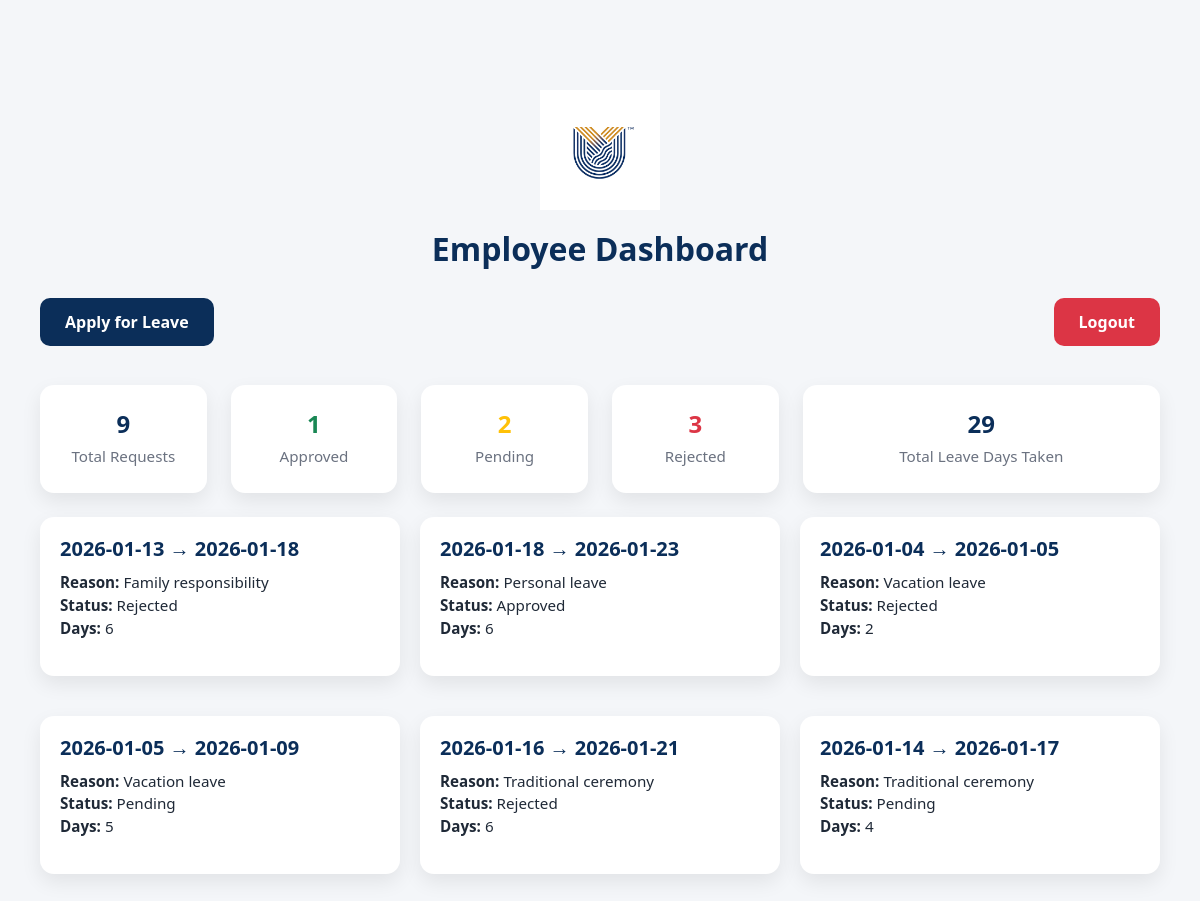
The app's page /dashboard (signed in) with its own data.
### tables this page shows
CREATE TABLE leave_requests (
            id INTEGER PRIMARY KEY AUTOINCREMENT,
            user_id INTEGER,
            start_date TEXT,
            end_date TEXT,
            reason TEXT,
            status TEXT DEFAULT 'Pending',
            admin_comment TEXT,
            created_at TEXT,
            FOREIGN KEY (user_id) REFERENCES users(id)
        );

### app.py (the view, shortened to what this page needs)
@app.route("/dashboard")
def dashboard():
    if "user_id" not in session:
        return redirect(url_for("login"))
    db = get_db()
    page = request.args.get("page", 1, type=int)
    per_page = 6
    offset = (page - 1) * per_page
    total_leaves_count = db.execute(
        "SELECT COUNT(*) as count FROM leave_requests WHERE user_id=?",
        (session["user_id"],)
    ).fetchone()["count"]
    rows = db.execute("""
        SELECT * FROM leave_requests
        WHERE user_id=?
        ORDER BY created_at DESC
        LIMIT ? OFFSET ?
    """, (session["user_id"], per_page, offset)).fetchall()
    leaves = []
    approved = pending = rejected = total_days = 0
    for r in rows:
        days = calculate_total_days(r["start_date"], r["end_date"])
        leave = dict(r)
        leave["total_days"] = days
        leaves.append(leave)
        total_days += days
        if r["status"] == "Approved":
            approved += 1
        elif r["status"] == "Pending":
            pending += 1
        elif r["status"] == "Rejected":
            rejected += 1
    total_pages = (total_leaves_count + per_page - 1) // per_page
    return render_template(
        "employee_dashboard.html",
        leaves=leaves,
        total=total_leaves_count,
        approved=approved,
        pending=pending,
        rejected=rejected,
        total_days=total_days,
        page=page,
        total_pages=total_pages
    )

### app.py (called while the page is built)
def get_db():
    if "db" not in g:
        g.db = sqlite3.connect(DB, timeout=10)
        g.db.row_factory = sqlite3.Row
    return g.db

def calculate_total_days(start_date, end_date):
    s = datetime.strptime(start_date, "%Y-%m-%d")
    e = datetime.strptime(end_date, "%Y-%m-%d")
    return (e - s).days + 1

### templates/employee_dashboard.html (shortened to what this page needs)
<!DOCTYPE html>
<html lang="en">
<head>
    <link href="https://cdn.jsdelivr.net/npm/bootstrap@5.3.3/dist/css/bootstrap.min.css" rel="stylesheet">
</head>
<body>
<div class="container-card">
    <img src="{{ url_for('static', filename='images/logo.png') }}" alt="Logo" class="logo">
    <h1>Employee Dashboard</h1>
    <div class="d-flex justify-content-between flex-wrap mb-4">
        <a href="{{ url_for('apply_leave') }}" class="btn-apply">Apply for Leave</a>
        <a href="{{ url_for('logout') }}" class="btn-logout">Logout</a>
    </div>
    <div class="row mb-4">
        <div class="col-md-2 col-sm-6">
            <div class="stat-card">
                <h3>{{ total }}</h3>
                <span>Total Requests</span>
            </div>
        </div>
        <div class="col-md-2 col-sm-6">
            <div class="stat-card">
                <h3 class="text-success">{{ approved }}</h3>
                <span>Approved</span>
            </div>
        </div>
        <div class="col-md-2 col-sm-6">
            <div class="stat-card">
                <h3 class="text-warning">{{ pending }}</h3>
                <span>Pending</span>
            </div>
        </div>
        <div class="col-md-2 col-sm-6">
            <div class="stat-card">
                <h3 class="text-danger">{{ rejected }}</h3>
                <span>Rejected</span>
            </div>
        </div>
        <div class="col-md-4 col-sm-12">
            <div class="stat-card">
                <h3>{{ total_days }}</h3>
                <span>Total Leave Days Taken</span>
            </div>
        </div>
    </div>
    <div class="row-cards">
        {% for leave in leaves %}
        <div class="col-card">
            <div class="leave-card">
                <h5>{{ leave.start_date }} → {{ leave.end_date }}</h5>
                <p class="leave-info">
                    <strong>Reason:</strong> {{ leave.reason }}<br>
                    <strong>Status:</strong> {{ leave.status }}<br>
                    <strong>Days:</strong> {{ leave.total_days }}
                </p>
            </div>
        </div>
        {% endfor %}
    </div>
</div>
</body>
</html>

### templates/employee_dashboard.html (style rules this page uses)
:root { --primary: #0b2e59; --accent: #f4b400; --light-bg: #f4f6f9; --text-dark: #1f2937; --text-muted: #6b7280; }
body { background: var(--light-bg); font-family: 'Segoe UI', Tahoma, Geneva, Verdana, sans-serif; min-height: 100vh; padding: 20px; }
.container-card { max-width: 1200px; margin: 50px auto; padding: 20px; }
.logo { width: 120px; display: block; margin: 0 auto 20px auto; }
h1 { text-align: center; font-size: 2rem; font-weight: 700; margin-bottom: 30px; color: var(--primary); }
.btn-apply, .btn-logout { display: inline-block; margin-bottom: 15px; padding: 12px 25px; border-radius: 10px; font-weight: 600; color: #fff; text-decoration: none; transition: all 0.3s ease; }
.btn-apply { background-color: var(--primary); }
.btn-logout { background-color: #dc3545; }
.stat-card { background: #ffffff; border-radius: 14px; padding: 25px; text-align: center; box-shadow: 0 8px 20px rgba(0,0,0,0.08); transition: transform 0.2s; }
.stat-card h3 { font-weight: 700; margin-bottom: 5px; font-size: 1.5rem; color: var(--primary); }
.stat-card span { font-size: 0.95rem; color: var(--text-muted); }
.leave-card { background: #ffffff; border-radius: 14px; padding: 20px; margin-bottom: 20px; box-shadow: 0 8px 20px rgba(0,0,0,0.08); transition: transform 0.2s, box-shadow 0.2s; }
.leave-card h5 { font-weight: 600; margin-bottom: 10px; color: var(--primary); }
.leave-info { font-size: 0.95rem; color: var(--text-dark); }
.row-cards { display: flex; flex-wrap: wrap; gap: 20px; }
.col-card { flex: 1 1 calc(33% - 20px); }

### records on screen
leave_requests: start_date "2026-01-13", end_date "2026-01-18", reason "Family responsibility", status "Rejected", total_days "6"
leave_requests: start_date "2026-01-18", end_date "2026-01-23", reason "Personal leave", status "Approved", total_days "6"
leave_requests: start_date "2026-01-04", end_date "2026-01-05", reason "Vacation leave", status "Rejected", total_days "2"
leave_requests: start_date "2026-01-05", end_date "2026-01-09", reason "Vacation leave", status "Pending", total_days "5"
leave_requests: start_date "2026-01-16", end_date "2026-01-21", reason "Traditional ceremony", status "Rejected", total_days "6"
leave_requests: start_date "2026-01-14", end_date "2026-01-17", reason "Traditional ceremony", status "Pending", total_days "4"

### other values on screen
{{ total }} "9"
{{ approved }} "1"
{{ pending }} "2"
{{ rejected }} "3"
{{ total_days }} "29"
